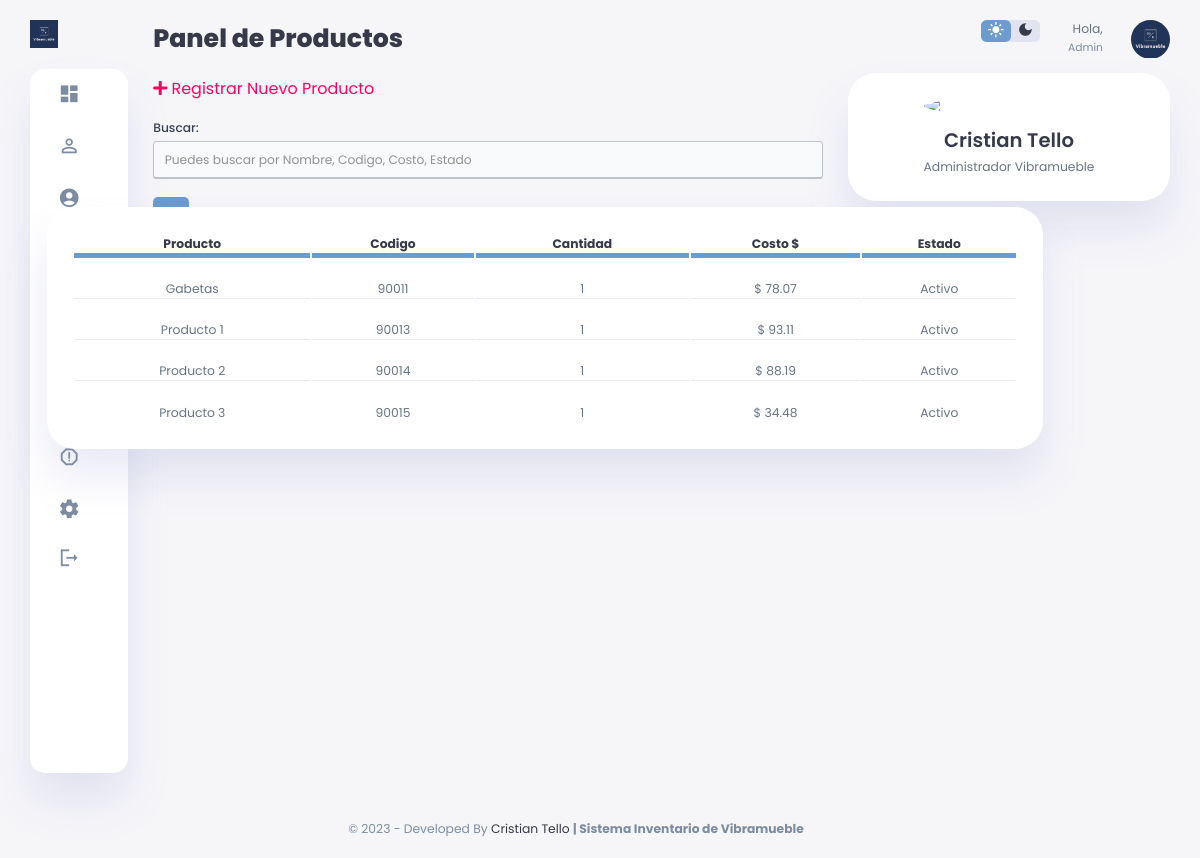
/php/productos_panel.php, run on the app's committed database.
### tables this page shows
CREATE TABLE `producto` (
  `Id_Producto` int(11) NOT NULL,
  `Id_Usuario_Prod` int(11) NOT NULL,
  `Desc_Producto` varchar(50) NOT NULL,
  `Existencia_Prod` int(11) NOT NULL,
  `PrecioUnit_Prod` decimal(10,2) NOT NULL,
  `Foto_Prod` text NOT NULL,
  `dateadd_Prod` datetime NOT NULL DEFAULT current_timestamp(),
  `Estado_Prod` int(2) NOT NULL DEFAULT 1
);

### php/productos_panel.php (the view, shortened to what this page needs)
<?php
include('dbconnection.php');
include('parts/head.php');
?>
</head>
<body>
    <?php
    include('parts/sidebar.php')
    ?>
    <main>
        <h1>Panel de Productos</h1>
        <br>
        <p>
            <a href="producto_registro.php" style="cursor: pointer; color: #ff0060;font-size:medium">
                <span><i class='fa fa-plus'></i></span>&nbsp;Registrar Nuevo Producto
            </a>
        </p>
        <div class="nice-form-group">
            <div class="nice-form-group" width="30%">
                <label for="campoUno">Buscar: </label>
                <input type="text" class="campoUno" name="campoUno" id="campoUno" placeholder="Puedes buscar por Nombre, Codigo, Costo, Estado" />
            </div>
        </div>
        <div class="recent-orders">
            <table>
                <thead>
                    <tr>
                        <th>Producto</th>
                        <th>Codigo</th>
                        <th>Cantidad</th>
                        <th>Costo &#36</th>
                        <th>Estado</th>
                    </tr>
                </thead>
                <tbody class="content">
                    <?php
                    $sql_register = mysqli_query($con, "SELECT COUNT(*) as total_registro FROM producto");
                    $result_register = mysqli_fetch_array($sql_register);
                    $total_registro = $result_register['total_registro'];
                    $por_pagina = 5;
                    if (empty($_GET['pagina'])) {
                        $pagina = 1;
                    } else {
                        $pagina = $_GET['pagina'];
                    }
                    $desde = ($pagina - 1) * $por_pagina;
                    $total_paginas = ceil($total_registro / $por_pagina);
                    $ret = mysqli_query($con, "SELECT * FROM producto LIMIT $desde,$por_pagina");
                    $row = mysqli_num_rows($ret);
                    if ($row > 0) {
                        while ($row = mysqli_fetch_array($ret)) {
                            if ($row['Estado_Prod'] == 1) {
                                $estado_text = "Activo";
                                $color_row = "";
                            } else {
                                $estado_text = "Inactivo";
                                $color_row = "style='background-color: #ffb0b0; '";
                                $display = "style='display: none; '";
                                $displayActive = "style='display: '";
                            }
                    ?>
                            <tr class="id_row" <?php echo $color_row; ?> id="<?php echo $row['Id_Producto'] ?>">
                                <td>
                                    <div class="nice-form-group">
                                        <span class="editSpan nombre_producto"><?php echo $row['Desc_Producto']; ?></span>
                                    </div>
                                </td>
                                <td>
                                    <div class="nice-form-group">
                                        <span class="editSpan id_producto status"><?php echo $row['Id_Producto']; ?></span>
                                    </div>
                                </td>
                                <td>
                                    <div class="nice-form-group">
                                        <span class="editSpan cantidad_producto"><?php echo $row['Existencia_Prod']; ?></span>
                                    </div>
                                </td>
                                <td>
                                    <div class="nice-form-group">
                                        <span class="editSpan costo_producto">&#36 <?php echo $row['PrecioUnit_Prod']; ?></span>
                                    </div>
                                </td>
                                <td>
                                    <div class="nice-form-group">
                                        <span class="editSpan password"><?php echo $estado_text; ?></span>
                                    </div>
                                </td>
                            </tr>
                        <?php
                        }
                    } else { ?>
                        <tr>
                            <th style="text-align:center; color:red;" colspan="8">No hay datos</th>
                        </tr>
                    <?php }
                    ?>
                </tbody>
            </table>
        </div>
        <br>
        <div class="pagination">
            <?php
            for ($i = 1; $i <= $total_paginas; $i++) {
                if ($i == $pagina) {
                    echo '<a class="active">' . $i . '</a>';
                } else {
                    echo '<a href="?pagina=' . $i . '">' . $i . '</a>';
                }
            }
            ?>
        </div>
    </main>
    <?php
    include('parts/right_section.php');
    ?>
    </div>
    <?php
    include('parts/footer.php');
    ?>
</body>

### css/style.css (style rules this page uses)
:root { --color-primary: #6c9bcf; --color-danger: #ff0060; --color-success: #1b9c85; --color-warning: #f7d060; --color-white: #fff; --color-info-dark: #7d8da1; --color-dark: #363949; --color-light: rgba(132, 139, 200, 0.18); --color-dark-variant: #677483; --color-background: #f6f6f9; --card-border-radius: 2rem; --border-radius-1: 0.4rem; --border-radius-2: 1.2rem; --card-padding: 1.8rem; --padding-1: 1.2rem; --box-shadow: 0 2rem 3rem var(--color-light); color: #fb8f8f; }
* { margin: 0; padding: 0; outline: 0; appearance: 0; border: 0; text-decoration: none; box-sizing: border-box; }
html { font-size: 14px; }
body { width: 100vw; height: 100vh; font-family: "Poppins", sans-serif; font-size: 0.88rem; user-select: none; overflow-x: hidden; color: var(--color-dark); background-color: var(--color-background); }
a { color: var(--color-dark); }
h1 { font-weight: 800; font-size: 1.8rem; }
p { color: var(--color-dark-variant); }
main { margin-top: 1.4rem; }
main .recent-orders { margin-top: 1.3rem; }
main .recent-orders table { background-color: var(--color-white); width: 100%; padding: var(--card-padding); text-align: center; box-shadow: var(--box-shadow); border-radius: var(--card-border-radius); transition: all 0.3s ease; }
main .recent-orders table thead th { border-bottom: var(--color-primary) 5px solid; }
main table tbody td { height: 2.8rem; border-bottom: 1px solid var(--color-light); color: var(--color-dark-variant); }
main table tbody tr:last-child td { border: none; }
main .pagination { display: inline-block; }
main .pagination a { color: var(--color-primary); float: left; padding: 8px 16px; text-decoration: none; }
main .pagination a.active { background-color: var(--color-primary); color: white; border-radius: 5px; }
@media screen and (max-width: 1200px) { main .recent-orders { width: 94%; position: absolute; left: 50%; transform: translateX(-50%); margin: 2rem 0 0 0.8rem; } }
@media screen and (max-width: 1200px) { main .recent-orders table { width: 83vw; } }

### data on the page
producto: Desc_Producto "Gabetas", Id_Producto "90011", Existencia_Prod "1", PrecioUnit_Prod "78.07", Estado_Prod "Activo"
producto: Desc_Producto "Producto 1", Id_Producto "90013", Existencia_Prod "1", PrecioUnit_Prod "93.11", Estado_Prod "Activo"
producto: Desc_Producto "Producto 2", Id_Producto "90014", Existencia_Prod "1", PrecioUnit_Prod "88.19", Estado_Prod "Activo"
producto: Desc_Producto "Producto 3", Id_Producto "90015", Existencia_Prod "1", PrecioUnit_Prod "34.48", Estado_Prod "Activo"
